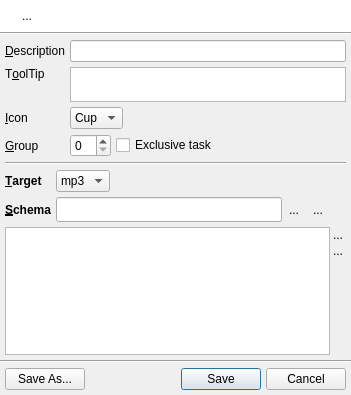
<ui version="4.0" >
 <class>QUTaskDialog</class>
 <widget class="QDialog" name="QUTaskDialog" >
  <property name="geometry" >
   <rect>
    <x>0</x>
    <y>0</y>
    <width>351</width>
    <height>395</height>
   </rect>
  </property>
  <property name="windowTitle" >
   <string>Edit Rename Task</string>
  </property>
  <property name="windowIcon" >
   <iconset resource="../resources/uman.qrc" >
    <normaloff>:/control/tasks_add.png</normaloff>:/control/tasks_add.png</iconset>
  </property>
  <layout class="QVBoxLayout" name="verticalLayout_2" >
   <property name="spacing" >
    <number>0</number>
   </property>
   <property name="margin" >
    <number>0</number>
   </property>
   <item>
    <widget class="QFrame" name="frame" >
     <property name="palette" >
      <palette>
       <active>
        <colorrole role="Base" >
         <brush brushstyle="SolidPattern" >
          <color alpha="255" >
           <red>255</red>
           <green>255</green>
           <blue>255</blue>
          </color>
         </brush>
        </colorrole>
        <colorrole role="Window" >
         <brush brushstyle="SolidPattern" >
          <color alpha="255" >
           <red>255</red>
           <green>255</green>
           <blue>255</blue>
          </color>
         </brush>
        </colorrole>
       </active>
       <inactive>
        <colorrole role="Base" >
         <brush brushstyle="SolidPattern" >
          <color alpha="255" >
           <red>255</red>
           <green>255</green>
           <blue>255</blue>
          </color>
         </brush>
        </colorrole>
        <colorrole role="Window" >
         <brush brushstyle="SolidPattern" >
          <color alpha="255" >
           <red>255</red>
           <green>255</green>
           <blue>255</blue>
          </color>
         </brush>
        </colorrole>
       </inactive>
       <disabled>
        <colorrole role="Base" >
         <brush brushstyle="SolidPattern" >
          <color alpha="255" >
           <red>255</red>
           <green>255</green>
           <blue>255</blue>
          </color>
         </brush>
        </colorrole>
        <colorrole role="Window" >
         <brush brushstyle="SolidPattern" >
          <color alpha="255" >
           <red>255</red>
           <green>255</green>
           <blue>255</blue>
          </color>
         </brush>
        </colorrole>
       </disabled>
      </palette>
     </property>
     <property name="autoFillBackground" >
      <bool>true</bool>
     </property>
     <property name="frameShadow" >
      <enum>QFrame::Raised</enum>
     </property>
     <layout class="QHBoxLayout" >
      <item>
       <widget class="QLabel" name="infoIconLbl" >
        <property name="sizePolicy" >
         <sizepolicy vsizetype="Preferred" hsizetype="Fixed" >
          <horstretch>0</horstretch>
          <verstretch>0</verstretch>
         </sizepolicy>
        </property>
        <property name="text" >
         <string/>
        </property>
        <property name="pixmap" >
         <pixmap resource="../resources/uman.qrc" >:/marks/information.png</pixmap>
        </property>
        <property name="alignment" >
         <set>Qt::AlignLeading|Qt::AlignLeft|Qt::AlignTop</set>
        </property>
       </widget>
      </item>
      <item>
       <widget class="QLabel" name="infoLbl" >
        <property name="text" >
         <string>...</string>
        </property>
        <property name="alignment" >
         <set>Qt::AlignLeading|Qt::AlignLeft|Qt::AlignTop</set>
        </property>
        <property name="wordWrap" >
         <bool>true</bool>
        </property>
       </widget>
      </item>
     </layout>
    </widget>
   </item>
   <item>
    <widget class="Line" name="line" >
     <property name="orientation" >
      <enum>Qt::Horizontal</enum>
     </property>
    </widget>
   </item>
   <item>
    <layout class="QVBoxLayout" name="verticalLayout" >
     <property name="spacing" >
      <number>5</number>
     </property>
     <property name="margin" >
      <number>5</number>
     </property>
     <item>
      <layout class="QGridLayout" name="gridLayout_2" >
       <property name="spacing" >
        <number>5</number>
       </property>
       <item row="0" column="0" >
        <widget class="QLabel" name="label_2" >
         <property name="text" >
          <string>&amp;Description</string>
         </property>
         <property name="buddy" >
          <cstring>descriptionEdit</cstring>
         </property>
        </widget>
       </item>
       <item row="0" column="1" >
        <widget class="QLineEdit" name="descriptionEdit" />
       </item>
       <item row="1" column="0" >
        <widget class="QLabel" name="label_3" >
         <property name="text" >
          <string>T&amp;oolTip</string>
         </property>
         <property name="alignment" >
          <set>Qt::AlignLeading|Qt::AlignLeft|Qt::AlignTop</set>
         </property>
         <property name="buddy" >
          <cstring>toolTipEdit</cstring>
         </property>
        </widget>
       </item>
       <item row="1" column="1" >
        <widget class="QTextEdit" name="toolTipEdit" >
         <property name="sizePolicy" >
          <sizepolicy vsizetype="Preferred" hsizetype="Expanding" >
           <horstretch>0</horstretch>
           <verstretch>0</verstretch>
          </sizepolicy>
         </property>
         <property name="maximumSize" >
          <size>
           <width>16777215</width>
           <height>35</height>
          </size>
         </property>
         <property name="tabChangesFocus" >
          <bool>true</bool>
         </property>
         <property name="tabStopWidth" >
          <number>80</number>
         </property>
         <property name="acceptRichText" >
          <bool>false</bool>
         </property>
        </widget>
       </item>
       <item row="2" column="0" >
        <widget class="QLabel" name="label_4" >
         <property name="text" >
          <string>&amp;Icon</string>
         </property>
         <property name="buddy" >
          <cstring>iconCombo</cstring>
         </property>
        </widget>
       </item>
       <item row="2" column="1" >
        <layout class="QHBoxLayout" >
         <property name="spacing" >
          <number>0</number>
         </property>
         <item>
          <widget class="QComboBox" name="iconCombo" >
           <property name="frame" >
            <bool>true</bool>
           </property>
           <item>
            <property name="text" >
             <string>Cup</string>
            </property>
            <property name="icon" >
             <iconset>
              <normaloff/>
             </iconset>
            </property>
           </item>
          </widget>
         </item>
         <item>
          <spacer>
           <property name="orientation" >
            <enum>Qt::Horizontal</enum>
           </property>
           <property name="sizeHint" stdset="0" >
            <size>
             <width>40</width>
             <height>20</height>
            </size>
           </property>
          </spacer>
         </item>
        </layout>
       </item>
       <item row="3" column="0" >
        <widget class="QLabel" name="label_5" >
         <property name="text" >
          <string>&amp;Group</string>
         </property>
         <property name="buddy" >
          <cstring>groupSpin</cstring>
         </property>
        </widget>
       </item>
       <item row="3" column="1" >
        <layout class="QHBoxLayout" >
         <property name="spacing" >
          <number>5</number>
         </property>
         <item>
          <widget class="QSpinBox" name="groupSpin" >
           <property name="sizePolicy" >
            <sizepolicy vsizetype="Fixed" hsizetype="Fixed" >
             <horstretch>0</horstretch>
             <verstretch>0</verstretch>
            </sizepolicy>
           </property>
          </widget>
         </item>
         <item>
          <widget class="QCheckBox" name="exclusiveChk" >
           <property name="text" >
            <string>Exclusive task</string>
           </property>
          </widget>
         </item>
        </layout>
       </item>
      </layout>
     </item>
     <item>
      <widget class="Line" name="line_2" >
       <property name="orientation" >
        <enum>Qt::Horizontal</enum>
       </property>
      </widget>
     </item>
     <item>
      <layout class="QGridLayout" name="gridLayout" >
       <property name="spacing" >
        <number>5</number>
       </property>
       <item row="0" column="0" >
        <widget class="QLabel" name="label_7" >
         <property name="font" >
          <font>
           <pointsize>9</pointsize>
           <weight>75</weight>
           <bold>true</bold>
          </font>
         </property>
         <property name="text" >
          <string>&amp;Target</string>
         </property>
         <property name="margin" >
          <number>5</number>
         </property>
         <property name="buddy" >
          <cstring>targetCombo</cstring>
         </property>
        </widget>
       </item>
       <item row="0" column="1" >
        <layout class="QHBoxLayout" >
         <property name="spacing" >
          <number>0</number>
         </property>
         <item>
          <widget class="QComboBox" name="targetCombo" >
           <property name="toolTip" >
            <string>The target specifies the object on which the renaming will be done.</string>
           </property>
           <item>
            <property name="text" >
             <string>mp3</string>
            </property>
           </item>
          </widget>
         </item>
         <item>
          <spacer>
           <property name="orientation" >
            <enum>Qt::Horizontal</enum>
           </property>
           <property name="sizeHint" stdset="0" >
            <size>
             <width>68</width>
             <height>17</height>
            </size>
           </property>
          </spacer>
         </item>
        </layout>
       </item>
       <item row="1" column="0" >
        <widget class="QLabel" name="label_6" >
         <property name="font" >
          <font>
           <pointsize>9</pointsize>
           <weight>75</weight>
           <bold>true</bold>
          </font>
         </property>
         <property name="text" >
          <string>&amp;Schema</string>
         </property>
         <property name="margin" >
          <number>5</number>
         </property>
         <property name="buddy" >
          <cstring>schemaEdit</cstring>
         </property>
        </widget>
       </item>
       <item row="1" column="1" >
        <layout class="QHBoxLayout" name="horizontalLayout" >
         <property name="spacing" >
          <number>0</number>
         </property>
         <item>
          <widget class="QLineEdit" name="schemaEdit" >
           <property name="minimumSize" >
            <size>
             <width>0</width>
             <height>25</height>
            </size>
           </property>
           <property name="font" >
            <font>
             <family>Lucida Console</family>
             <pointsize>9</pointsize>
            </font>
           </property>
          </widget>
         </item>
         <item>
          <widget class="QToolButton" name="addDataBtn" >
           <property name="text" >
            <string>...</string>
           </property>
           <property name="icon" >
            <iconset resource="../resources/uman.qrc" >
             <normaloff>:/marks/add.png</normaloff>:/marks/add.png</iconset>
           </property>
           <property name="autoRaise" >
            <bool>true</bool>
           </property>
          </widget>
         </item>
         <item>
          <widget class="QToolButton" name="removeDataBtn" >
           <property name="text" >
            <string>...</string>
           </property>
           <property name="icon" >
            <iconset resource="../resources/uman.qrc" >
             <normaloff>:/marks/delete.png</normaloff>:/marks/delete.png</iconset>
           </property>
           <property name="autoRaise" >
            <bool>true</bool>
           </property>
          </widget>
         </item>
         <item>
          <spacer>
           <property name="orientation" >
            <enum>Qt::Horizontal</enum>
           </property>
           <property name="sizeType" >
            <enum>QSizePolicy::Fixed</enum>
           </property>
           <property name="sizeHint" stdset="0" >
            <size>
             <width>16</width>
             <height>22</height>
            </size>
           </property>
          </spacer>
         </item>
        </layout>
       </item>
      </layout>
     </item>
     <item>
      <layout class="QHBoxLayout" >
       <property name="spacing" >
        <number>0</number>
       </property>
       <item>
        <widget class="QUTaskDataTable" name="dataTable" >
         <property name="editTriggers" >
          <set>QAbstractItemView::AnyKeyPressed|QAbstractItemView::DoubleClicked|QAbstractItemView::EditKeyPressed</set>
         </property>
         <property name="alternatingRowColors" >
          <bool>true</bool>
         </property>
         <property name="selectionMode" >
          <enum>QAbstractItemView::SingleSelection</enum>
         </property>
         <property name="selectionBehavior" >
          <enum>QAbstractItemView::SelectRows</enum>
         </property>
         <property name="gridStyle" >
          <enum>Qt::DashLine</enum>
         </property>
         <property name="cornerButtonEnabled" >
          <bool>false</bool>
         </property>
        </widget>
       </item>
       <item>
        <layout class="QVBoxLayout" >
         <property name="spacing" >
          <number>0</number>
         </property>
         <item>
          <widget class="QToolButton" name="moveUpBtn" >
           <property name="minimumSize" >
            <size>
             <width>16</width>
             <height>16</height>
            </size>
           </property>
           <property name="maximumSize" >
            <size>
             <width>16</width>
             <height>16</height>
            </size>
           </property>
           <property name="text" >
            <string>...</string>
           </property>
           <property name="icon" >
            <iconset resource="../resources/uman.qrc" >
             <normaloff>:/bullets/arrow_up_small.png</normaloff>:/bullets/arrow_up_small.png</iconset>
           </property>
           <property name="autoRaise" >
            <bool>true</bool>
           </property>
          </widget>
         </item>
         <item>
          <widget class="QToolButton" name="moveDownBtn" >
           <property name="minimumSize" >
            <size>
             <width>16</width>
             <height>16</height>
            </size>
           </property>
           <property name="maximumSize" >
            <size>
             <width>16</width>
             <height>16</height>
            </size>
           </property>
           <property name="text" >
            <string>...</string>
           </property>
           <property name="icon" >
            <iconset resource="../resources/uman.qrc" >
             <normaloff>:/bullets/arrow_down_small.png</normaloff>:/bullets/arrow_down_small.png</iconset>
           </property>
           <property name="autoRaise" >
            <bool>true</bool>
           </property>
          </widget>
         </item>
         <item>
          <spacer>
           <property name="orientation" >
            <enum>Qt::Vertical</enum>
           </property>
           <property name="sizeHint" stdset="0" >
            <size>
             <width>13</width>
             <height>44</height>
            </size>
           </property>
          </spacer>
         </item>
        </layout>
       </item>
      </layout>
     </item>
    </layout>
   </item>
   <item>
    <widget class="Line" name="line_3" >
     <property name="orientation" >
      <enum>Qt::Horizontal</enum>
     </property>
    </widget>
   </item>
   <item>
    <layout class="QHBoxLayout" >
     <property name="spacing" >
      <number>5</number>
     </property>
     <property name="margin" >
      <number>5</number>
     </property>
     <item>
      <widget class="QPushButton" name="saveAsBtn" >
       <property name="text" >
        <string>Save As...</string>
       </property>
       <property name="icon" >
        <iconset resource="../resources/uman.qrc" >
         <normaloff>:/control/save_as.png</normaloff>:/control/save_as.png</iconset>
       </property>
       <property name="autoDefault" >
        <bool>false</bool>
       </property>
      </widget>
     </item>
     <item>
      <spacer>
       <property name="orientation" >
        <enum>Qt::Horizontal</enum>
       </property>
       <property name="sizeHint" stdset="0" >
        <size>
         <width>40</width>
         <height>20</height>
        </size>
       </property>
      </spacer>
     </item>
     <item>
      <widget class="QPushButton" name="saveBtn" >
       <property name="text" >
        <string>Save</string>
       </property>
       <property name="icon" >
        <iconset resource="../resources/uman.qrc" >
         <normaloff>:/control/save.png</normaloff>:/control/save.png</iconset>
       </property>
      </widget>
     </item>
     <item>
      <widget class="QPushButton" name="cancelBtn" >
       <property name="text" >
        <string>Cancel</string>
       </property>
       <property name="icon" >
        <iconset resource="../resources/uman.qrc" >
         <normaloff>:/marks/cancel.png</normaloff>:/marks/cancel.png</iconset>
       </property>
       <property name="autoDefault" >
        <bool>false</bool>
       </property>
      </widget>
     </item>
    </layout>
   </item>
  </layout>
 </widget>
 <customwidgets>
  <customwidget>
   <class>QUTaskDataTable</class>
   <extends>QTableWidget</extends>
   <header>QUTaskDataTable.h</header>
  </customwidget>
 </customwidgets>
 <resources>
  <include location="../resources/uman.qrc" />
 </resources>
 <connections/>
</ui>
